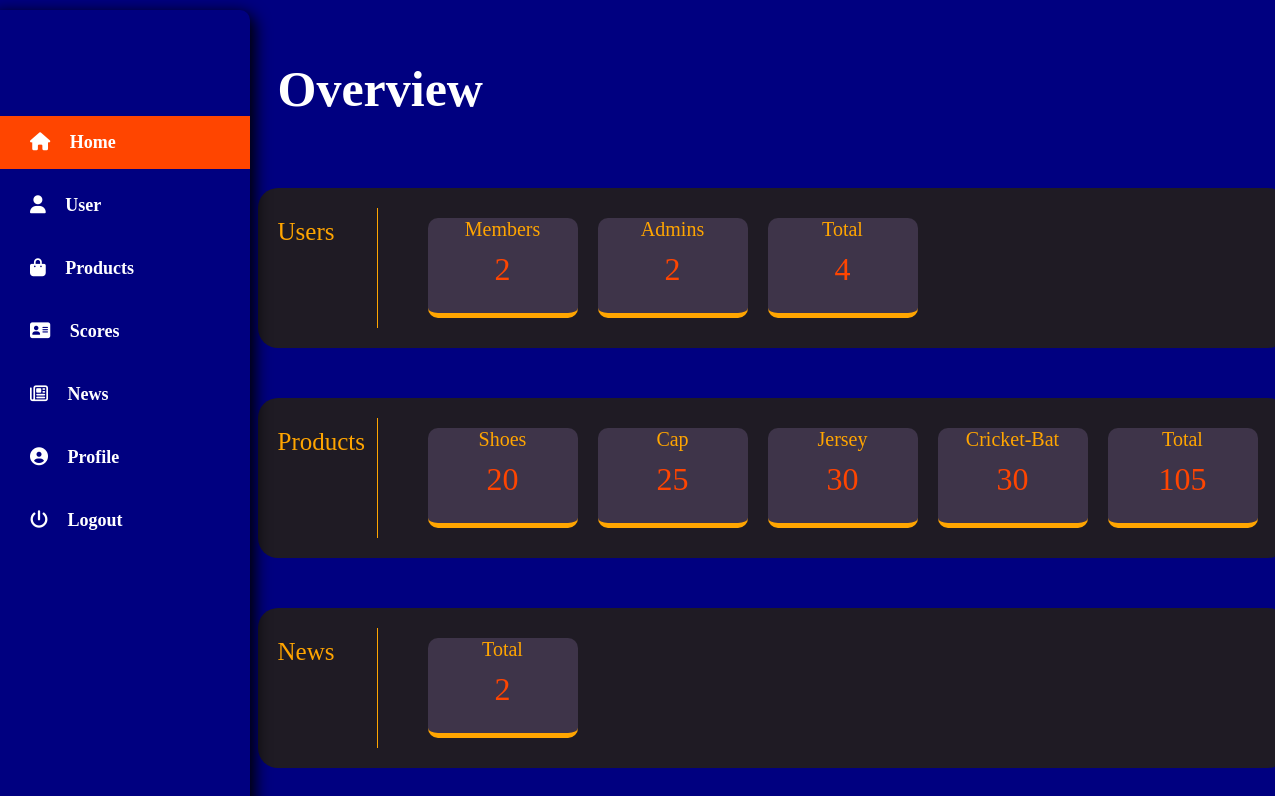
/adminHomePage.php, run on the app's committed database.
### tables this page shows
CREATE TABLE `category` (
  `Id` int(11) NOT NULL,
  `Name` varchar(30) NOT NULL,
  `Quantity` int(11) NOT NULL,
  `Inserted_By` varchar(30) NOT NULL,
  `Inserted_At` timestamp NOT NULL DEFAULT current_timestamp(),
  `Updated_By` varchar(30) DEFAULT NULL,
  `Updated_At` timestamp NULL DEFAULT NULL
);

### adminHomePage.php (the view, shortened to what this page needs)
<!DOCTYPE html>
<html lang="en">
	<head>
		<link rel="stylesheet" href="https://cdnjs.cloudflare.com/ajax/libs/font-awesome/4.7.0/css/font-awesome.min.css">
		<link rel="stylesheet" type="text/css" href="adminHomePage.css">
	</head>
	<body onload="activeTab('sideNavLinky')">
        <div class="navBarr">
            <?php
                include 'adminSideBar.php';
            ?>
        </div>
        <div class="mainContainer">
            <div class="pageHeader"> Overview</div>
            <?php
                include("Datasource.php");
                $sql = "SELECT count(1) FROM signup WHERE user='Admin'";
                $result = $conn->query($sql);
                $row = mysqli_fetch_array($result);
                $countAdmin = $row[0];
                $sql = "SELECT count(1) FROM signup";
                $result = $conn->query($sql);
                $row = mysqli_fetch_array($result);
                $countTotal = $row[0];
                $countUser = $countTotal - $countAdmin;
            ?>
            <div class="userContainer childContainer">
                <div class="contentHeading">
                    <div class="header"> Users</div>
                </div>
                <div class="content">
                    <div class="childCard">
                        <div class="cardHeading">Members</div>
                        <div class="cardValue"><?php echo $countUser ?></div>
                    </div>
                    <div class="childCard">
                        <div class="cardHeading">Admins</div>
                        <div class="cardValue"><?php echo $countAdmin ?></div>
                    </div>
                    <div class="childCard">
                        <div class="cardHeading">Total</div>
                        <div class="cardValue"><?php echo $countTotal ?></div>
                    </div>
                </div>
            </div>
            <div class="productContainer childContainer">
                <div class="contentHeading">
                    <div class="header"> Products</div>
                </div>
                <div class="content">
                    <?php
                        $sql = "SELECT * FROM Category";
                        $result = mysqli_query($conn, $sql);
                        $countCategory = mysqli_num_rows($result);
                        $totalProducts = 0;
                        if($countCategory > 0)
                        {
                            while($row = mysqli_fetch_assoc($result))
                            {
                                $categoryName = $row['Name'];
                                $countProductOfCategoryId = $row['Quantity'];
                                $totalProducts += $countProductOfCategoryId;
                    ?>
                    <div class="childCard">
                        <div class="cardHeading"><?php echo $categoryName ?></div>
                        <div class="cardValue"><?php echo $countProductOfCategoryId ?></div>
                    </div>
                    <?php
                            }
                        }
                    ?>
                    <div class="childCard">
                        <div class="cardHeading"><?php echo "Total" ?></div>
                        <div class="cardValue"><?php echo $totalProducts ?></div>
                    </div>
                </div>
            </div>
            <?php
                $sql = "SELECT count(1) FROM News";
                $result = $conn->query($sql);
                $row = mysqli_fetch_array($result);
                $countNews = $row[0];
            ?>
            <div class="newsContainer childContainer">
                <div class="contentHeading">
                    <div class="header"> News</div>
                </div>
                <div class="content">
                    <div class="childCard">
                        <div class="cardHeading"><?php echo "Total" ?></div>
                        <div class="cardValue"><?php echo $countNews ?></div>
                    </div>
                </div>
            </div>
        </div>
	</body>
</html>

### adminHomePage.css (style rules this page uses)
* { box-sizing:border-box }
body { margin: 10px auto; background-color: rgba(0, 0, 128, 1.0); }
.navBarr { width: inherit; }
.mainContainer { margin: 0 auto; display: grid; grid-template-rows: auto auto auto auto; justify-content: center; align-content: center; grid-gap: 50px; width: inherit; min-width: 900px; }
.pageHeader, .userContainer, .productContainer, .newsContainer { grid-row: 1/2; background-color: orangered; padding: 20px; border-radius: 20px; text-align: center; width: 100%; }
.pageHeader { margin-top: 30px; color: white; text-align: left; font-weight: bolder; font-size: 50px; background-color: inherit; }
.userContainer { grid-row: 2/3; }
.productContainer { grid-row: 3/4; }
.newsContainer { grid-row: 4/5; }
.childContainer { display: grid; grid-template-columns: auto 100%; background-color: #1f1b24; color: orange; }
.contentHeading { grid-column: 1/2; height: inherit; border-right: 1px solid orange; font-size: 25px; width: 100px; }
.header { text-align: left; width: 100px; padding-top: 10px; }
.content { grid-column: 2/3; display: flex; justify-content: space-between; width: min-content; }
.content > div.childCard { margin: 10px; }
.content > div.childCard:first-child { margin-left: 50px; }
.childCard { background-color: #3e3449; width: 150px; height: 100px; color: orange; font-size: 20px; border-bottom: 5px solid orange; border-radius: 10px; }
.cardValue { font-size: xx-large; padding: 10px; color: orangered; }

### adminSideBar.css (style rules this page uses)
* { box-sizing:border-box }
body { margin: 10px auto; background-color: rgba(0, 0, 128, 1.0); }
div.mainContainer { margin-left: 300px; margin-right: 30px; padding: 0px 10px; }

### data on the page
category: Name "Shoes", Quantity "20"
category: Name "Cap", Quantity "25"
category: Name "Jersey", Quantity "30"
category: Name "Cricket-Bat", Quantity "30"

### other printed values
$countUser "2"
$countAdmin "2"
$countTotal "4"
$totalProducts "105"
$countNews "2"
